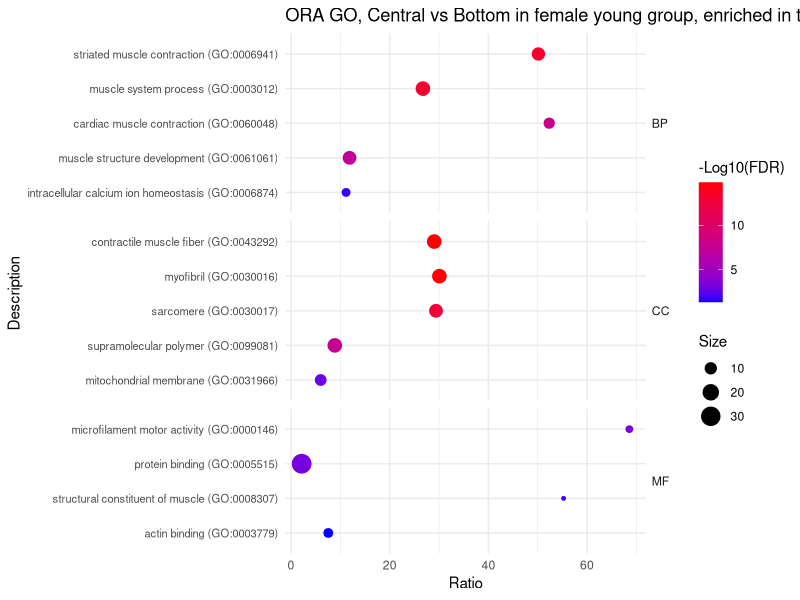
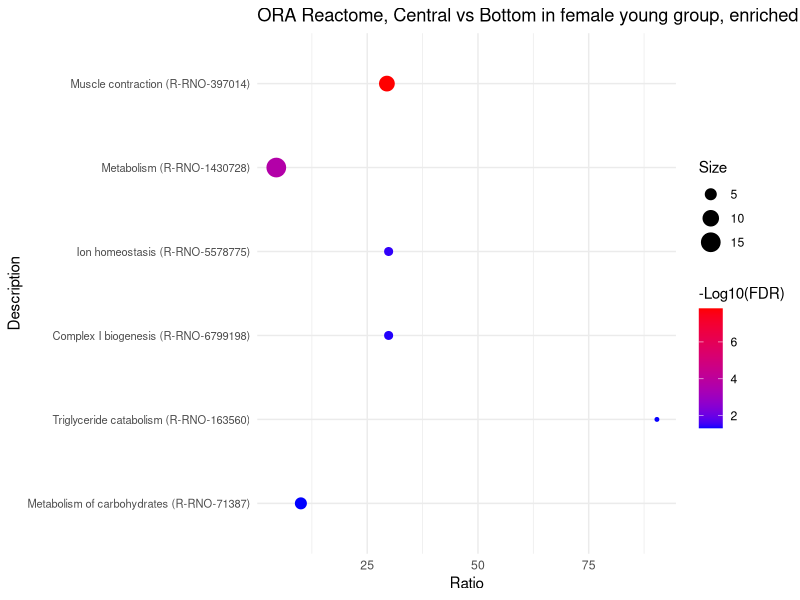
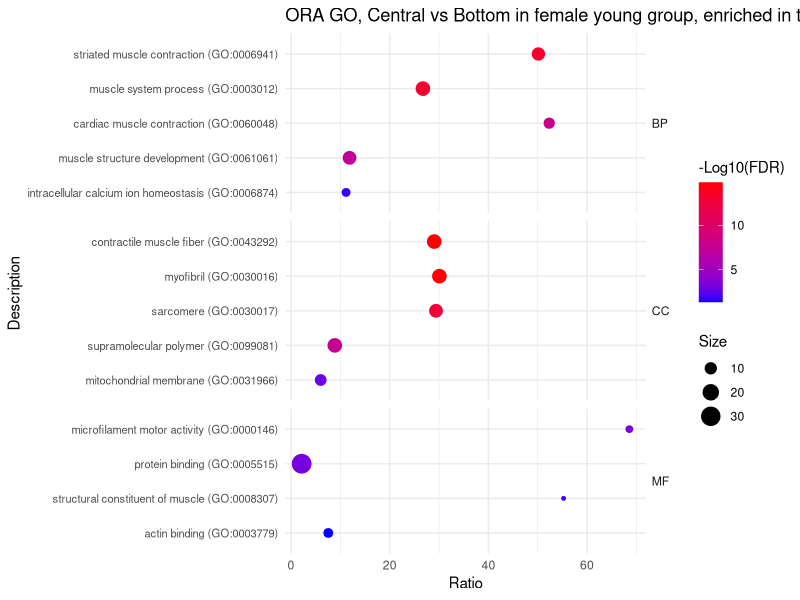
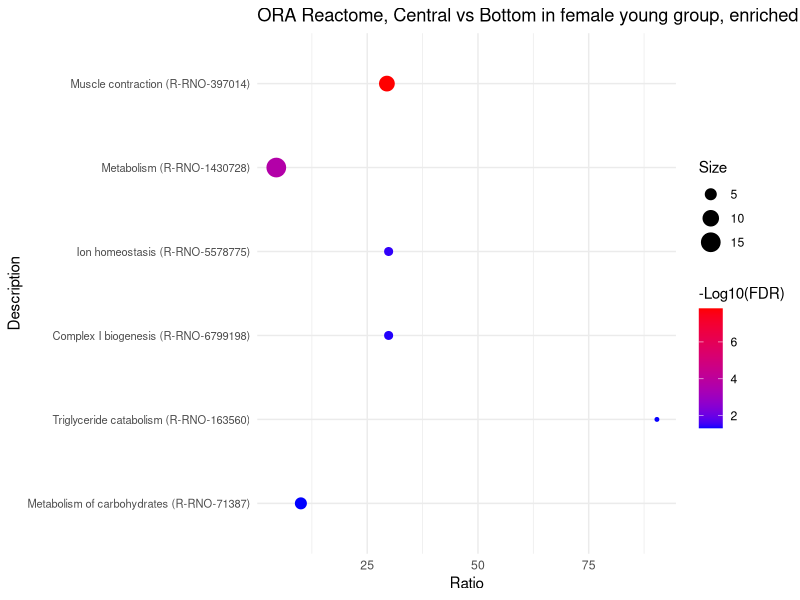

The R source for these figures, in order:
# =============================================================================
# Script 7 (ORA region vs region): ORA dot plots, Central vs Bottom,
#   female young (7w) rats (multiple-factor model)
# =============================================================================
#
# Purpose:
#   Plot selected over-representation analysis (ORA) results for the proteins
#   higher in the central region than in the bottom region within female
#   young rats. This script only draws figures; the ORA was run in PANTHER
#   (Overrepresentation Test, Fisher's exact test, FDR correction; reference
#   list: all Rattus norvegicus genes).
#
# ORA input (not stored in this folder):
#   48 UniProt IDs = Script_6 region DEPs (Bottom - Central, female young:
#   FDR < 0.05, estimate < 0 and |log2 FC| > log2(1.5)), i.e. higher in
#   Central. They were submitted to PANTHER; the complete PANTHER output is
#   not kept here, only the selected terms below.
#
# Input (in this folder):
#   - Central_vs_Bottom_Female_Young_ORA_selected.xlsx
#       Selected significant terms; sheets used: "GO" (BP / CC / MF terms with
#       a GO column for faceting) and "Reactome". Columns: Description,
#       REFLIST, Size, Expect, over/under, Ratio (fold enrichment), P value,
#       FDR, Log10(FDR).
#       Note: the "Log10(FDR)" column contains -log10(FDR) (positive; larger =
#       more significant); the legends are labelled "-Log10(FDR)".
#
# Outputs (written to this folder):
#   - Central vs Bottom in female young group summary ORA.pdf
#       2 pages: GO dot plot (faceted by BP / CC / MF), Reactome dot plot.
#   - ORA plot.RData
#       Workspace with the plot objects p1, p2.
#
# Plot layout: x = Ratio (fold enrichment), y = term, point color =
#   -log10(FDR), point size = Size (input proteins in the term). Terms are
#   sorted by -log10(FDR), so the most significant one is at the top.
#
# Run in RStudio: setwd() below requires an interactive RStudio session.
# =============================================================================

# Set the working directory to this script's folder (RStudio only).
setwd(dirname(rstudioapi::getSourceEditorContext()$path))

# Load required packages.
# readxl: read_excel(); dplyr: arrange() / group_by() / mutate();
# ggplot2: dot plots.
library(readxl)
library(dplyr)
library(ggplot2)

## ORA example ----------------------------------------------------------------
# GO terms enriched in proteins higher in central than bottom, female young (n = 48 input proteins).

up <- read_excel("Central_vs_Bottom_Female_Young_ORA_selected.xlsx", sheet = "GO")

up <- up %>%
  group_by(GO) %>%
  arrange(`Log10(FDR)`, .by_group = TRUE) %>%
  ungroup() %>%
  mutate(Description = factor(Description, levels = unique(Description)))

# Create the plot
p1 <- ggplot(up, aes(x = Ratio, y = Description, color = `Log10(FDR)`, size = Size)) +
  geom_point() + 
  scale_colour_gradient(low = "blue", high = "red",
                        space = "Lab", na.value = "grey50", guide = "colourbar",
                        aesthetics = "colour") +
  ggtitle("ORA GO, Central vs Bottom in female young group, enriched in the central group") +
  # Facet by GO category (BP / CC / MF) to create separate clusters
  facet_grid(GO ~ ., scales = "free_y", space = "free_y") +
  labs(colour = "-Log10(FDR)") + # Legend title (column holds -log10(FDR))
  theme_minimal() +
  theme(axis.text.y = element_text(size = 8), # Adjust text size for readability
        strip.text.y = element_text(angle = 0, hjust = 0)) # Keep facet labels horizontal

print(p1)


## reactome -------
## up in central -------

up <- read_excel("Central_vs_Bottom_Female_Young_ORA_selected.xlsx", sheet = "Reactome")

# Sort terms by increasing -log10(FDR); ggplot draws the last factor level at
# the top, so the most significant term appears at the top of the plot.
up <- up %>%
  arrange((abs(`Log10(FDR)`))) %>%
  mutate(Description = factor(Description, levels = unique(Description)))

# Create the plot
p2 <- ggplot(up, aes(x = Ratio, y = Description, color = `Log10(FDR)`, size = Size)) +
  geom_point() +
  scale_colour_gradient(low = "blue", high = "red",
                        space = "Lab", na.value = "grey50", guide = "colourbar",
                        aesthetics = "colour") +
  ggtitle("ORA Reactome, Central vs Bottom in female young group, enriched in the central group") +
  labs(colour = "-Log10(FDR)") + # Legend title (column holds -log10(FDR))
  theme_minimal() +
  theme(axis.text.y = element_text(size = 8)) # Adjust text size for readability

# Print the plot
print(p2)


pdf("Central vs Bottom in female young group summary ORA.pdf", width = 11, height = 8.5)
print(p1)
print(p2)
dev.off()


# Save the current workspace (plot objects p1, p2).
save.image("ORA plot.RData")
